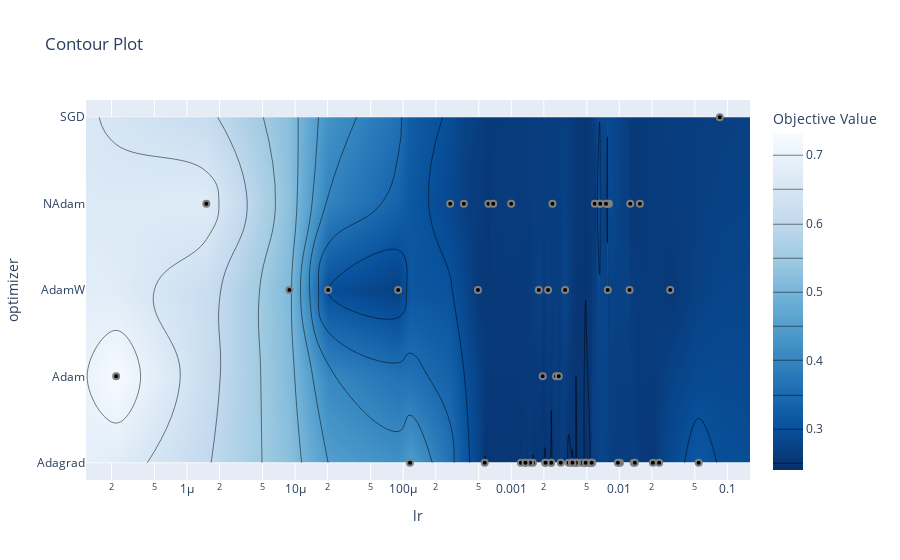

The cell this chart's notebook holds for it:
### Code cell
fig = optuna.visualization.plot_contour(study, ["lr", "optimizer"])
fig.show()

### Figure 1 — Plotly figure (JSON) as saved in the notebook; plotly's stock layout.template omitted (floating-point values rounded to 4 significant figures; data arrays with more than 128 entries replaced by an {"elided": "..."} marker saying what was removed)
{"data": [{"colorbar": {"title": {"text": "Objective Value"}}, "colorscale": [[0, "rgb(247,251,255)"], [0.125, "rgb(222,235,247)"], [0.25, "rgb(198,219,239)"], [0.375, "rgb(158,202,225)"], [0.5, "rgb(107,174,214)"], [0.625, "rgb(66,146,198)"], [0.75, "rgb(33,113,181)"], [0.875, "rgb(8,81,156)"], [1, "rgb(8,48,107)"]], "connectgaps": true, "contours": {"coloring": "heatmap"}, "hoverinfo": "none", "line": {"smoothing": 1.3}, "reversescale": true, "type": "contour", "x": [1.162e-07, 2.21e-07, 1.509e-06, 8.853e-06, 2.021e-05, 8.979e-05, 0.0001156, 0.000272, 0.000364, 0.0004917, 0.000568, 0.0006141, 0.0006808, 0.0009977, 0.001229, 0.001343, 0.001353, 0.001493, 0.001587, 0.001797, 0.001953, 0.002056, 0.002075, 0.00219, 0.002333, 0.002342, 0.002403, 0.002594, 0.002751, 0.002869, 0.003149, 0.003396, 0.003638, 0.003683, 0.003938, 0.003969, 0.004061, 0.004471, 0.004723, 0.00488, 0.004976, 0.005322, 0.005467, 0.00555, 0.005615, 0.005928, 0.006568, 0.006665, 0.007532, 0.007754, 0.007807, 0.008018, 0.009698, 0.01014, 0.01242, 0.01261, 0.01357, 0.01392, 0.01549, 0.02044, 0.02334, 0.02956, 0.05417, 0.08503, 0.1617], "y": ["Adagrad", "Adam", "AdamW", "NAdam", "SGD"], "z": {"elided": "5x65 float values"}}, {"marker": {"color": "black", "line": {"color": "Grey", "width": 2}}, "mode": "markers", "showlegend": false, "type": "scatter", "x": [0.0001156, 2.21e-07, 8.853e-06, 0.000364, 1.509e-06, 0.05417, 0.006568, 0.02956, 0.00219, 2.021e-05, 0.008018, 0.0006141, 0.007807, 0.08503, 0.01357, 0.001797, 0.01242, 0.003149, 0.0004917, 0.0006808, 8.979e-05, 0.000272, 0.02044, 0.003396, 0.02334, 0.004723, 0.003938, 0.004471, 0.001343, 0.01392, 0.004976, 0.002594, 0.005928, 0.006665, 0.0009977, 0.005615, 0.003638, 0.01261, 0.002333, 0.007754, 0.001587, 0.001229, 0.002751, 0.007532, 0.01014, 0.004061, 0.005322, 0.001493, 0.01549, 0.009698, 0.002403, 0.005467, 0.003969, 0.001953, 0.000568, 0.003683, 0.00488, 0.00555, 0.001353, 0.002342, 0.002056, 0.002075, 0.002869], "y": ["Adagrad", "Adam", "AdamW", "NAdam", "NAdam", "Adagrad", "NAdam", "AdamW", "AdamW", "AdamW", "NAdam", "NAdam", "AdamW", "SGD", "Adagrad", "AdamW", "AdamW", "AdamW", "AdamW", "NAdam", "AdamW", "NAdam", "Adagrad", "Adagrad", "Adagrad", "Adagrad", "Adagrad", "Adagrad", "Adagrad", "Adagrad", "Adagrad", "Adam", "NAdam", "NAdam", "NAdam", "Adagrad", "Adagrad", "NAdam", "Adagrad", "NAdam", "Adagrad", "Adagrad", "Adam", "NAdam", "Adagrad", "Adagrad", "Adagrad", "Adagrad", "NAdam", "Adagrad", "NAdam", "Adagrad", "Adagrad", "Adam", "Adagrad", "Adagrad", "Adagrad", "Adagrad", "Adagrad", "Adagrad", "Adagrad", "Adagrad", "Adagrad"]}], "layout": {"title": {"text": "Contour Plot"}, "xaxis": {"range": [-6.935, -0.7912], "title": {"text": "lr"}, "type": "log"}, "yaxis": {"range": [-0.2, 4.2], "title": {"text": "optimizer"}, "type": "category"}}}
